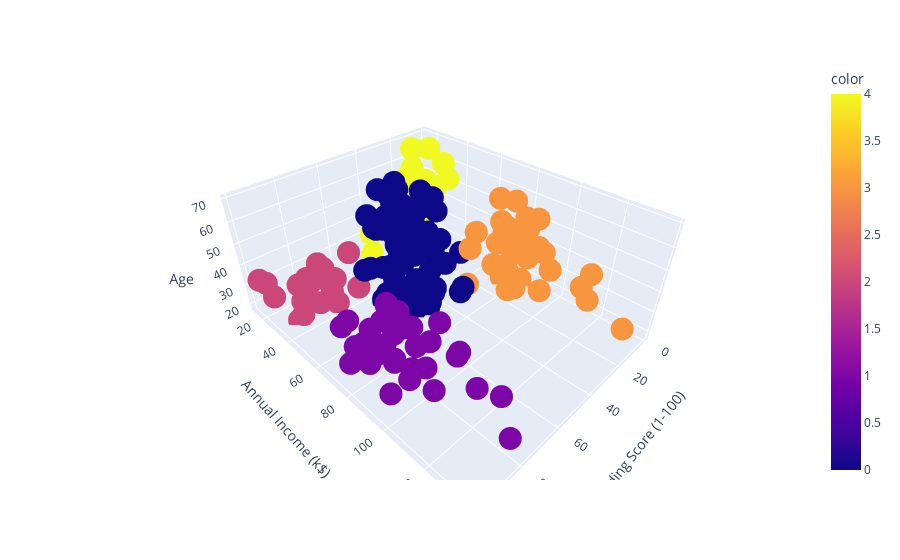

Write notebook code for a chart like this one.
### Code cell
fig = px.scatter_3d(x=df_kmeans_income_score["score"],
                   y=df_kmeans_income_score["income"],
                   z=df_kmeans_income_score["age"],
                   color= df_kmeans_income_score.clusters,
                   labels = {"x": "Spending Score (1-100)",
                             "y": "Annual Income (k$)",
                             "z": "Age"},
                   hover_name= df_kmeans_income_score["income"])

fig.show()

### Figure 1 — Plotly figure (JSON) as saved in the notebook; plotly's stock layout.template omitted (floating-point values rounded to 4 significant figures; data arrays with more than 128 entries replaced by an {"elided": "..."} marker saying what was removed)
{"data": [{"hovertemplate": "<b>%{hovertext}</b><br><br>Spending Score (1-100)=%{x}<br>Annual Income (k$)=%{y}<br>Age=%{z}<br>color=%{marker.color}<extra></extra>", "hovertext": {"elided": "200 int values"}, "legendgroup": "", "marker": {"color": {"elided": "200 int values"}, "coloraxis": "coloraxis", "symbol": "circle"}, "mode": "markers", "name": "", "scene": "scene", "showlegend": false, "type": "scatter3d", "x": {"elided": "200 int values"}, "y": {"elided": "200 int values"}, "z": {"elided": "200 int values"}}], "layout": {"coloraxis": {"colorbar": {"title": {"text": "color"}}, "colorscale": [[0, "#0d0887"], [0.1111, "#46039f"], [0.2222, "#7201a8"], [0.3333, "#9c179e"], [0.4444, "#bd3786"], [0.5556, "#d8576b"], [0.6667, "#ed7953"], [0.7778, "#fb9f3a"], [0.8889, "#fdca26"], [1, "#f0f921"]]}, "legend": {"tracegroupgap": 0}, "margin": {"t": 60}, "scene": {"domain": {"x": [0, 1], "y": [0, 1]}, "xaxis": {"title": {"text": "Spending Score (1-100)"}}, "yaxis": {"title": {"text": "Annual Income (k$)"}}, "zaxis": {"title": {"text": "Age"}}}}}
